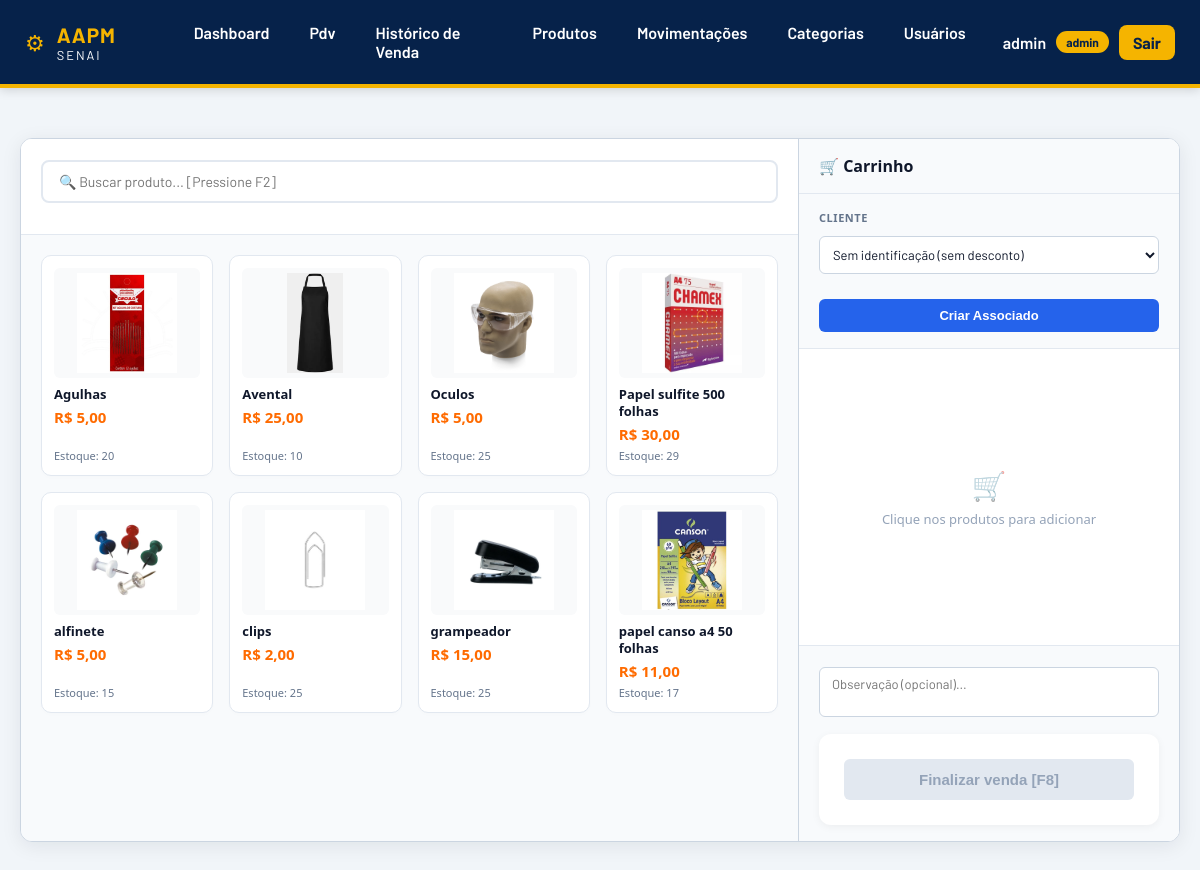
Page /pdv/ (signed in) on the earlier database version.
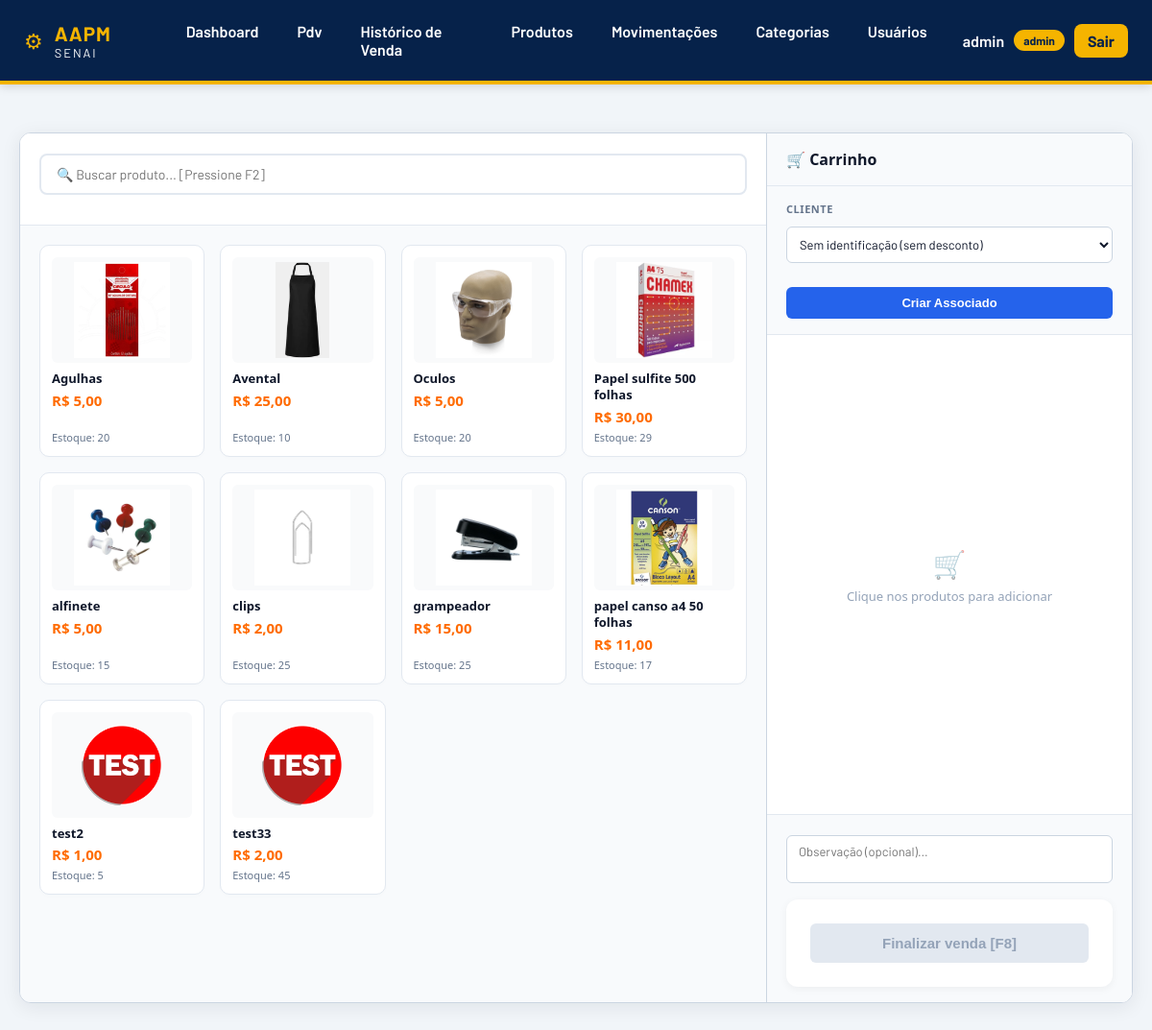
Same page on the later database version.
### app/models/produto.py (models this page shows, shortened)
class Produto(Base):
    __tablename__ = "produtos"
    id = Column(Integer, primary_key=True, autoincrement=True, index=True)
    nome = Column(String(150), nullable=False, index=True)
    preco = Column(Float, nullable=False, default=0.0)
    estoque_atual = Column(Integer, nullable=False, default=0)
    ativo = Column(Boolean, default=True)
    imagem_path = Column(String(255), nullable=True)
    categoria_id = Column(Integer, ForeignKey("categorias.id", ondelete="SET NULL"), nullable=True)
    categoria = relationship("Categoria", back_populates="produtos")
    tamanhos  = relationship("ProdutoTamanho", back_populates="produto", cascade="all, delete-orphan")

### app/controllers/pdv_controller.py (the view)
@router.get("/")
def tela_pdv(
    request: Request,
    db: Session = Depends(get_db),
    usuario = Depends(get_usuario_logado)
):
    produtos  = (
        db.query(Produto)
        .filter(Produto.ativo == True, Produto.estoque_atual > 0)
        .order_by(Produto.nome)
        .all()
    )
    clientes  = (
        db.query(Cliente)
        .filter(Cliente.ativo == True)
        .order_by(Cliente.nome)
        .all()
    )
    return templates.TemplateResponse(
        request,
        "pdv/index.html",
        {
            "request":             request,
            "usuario":             usuario,
            "produtos":            produtos,
            "clientes":            clientes,
            "desconto_associado":  DESCONTO_ASSOCIADO,
        }
    )

### app/templates/pdv/index.html (shortened to what this page needs)
{% extends "base.html" %}
{% block extra_css %}
<link rel="stylesheet" href="/static/css/pdv.css">
{% endblock %}
{% block conteudo %}
<div class="pdv-layout" id="pdv-container" data-desconto="{{ desconto_associado }}">
    <section class="produtos-col">
        <div class="produtos-header">
            <input class="busca-input"
                   type="text"
                   id="busca-produto"
                   placeholder="🔍 Buscar produto... [Pressione F2]"
                   autocomplete="off">
        </div>
        <div class="produtos-grid" id="grade-produtos">
            {% for p in produtos %}
            <div class="produto-card {% if p.estoque_atual|int <= 0 %}sem-estoque{% endif %}"
                 data-id="{{ p.id }}"
                 data-nome="{{ p.nome }}"
                 data-preco="{{ p.preco }}"
                 data-estoque="{{ p.estoque_atual }}"
                 data-nome-lower="{{ p.nome.lower() }}"
                 onclick="adicionarAoCarrinho(this)">
                <img src="{{ url_for('static', path=p.imagem_path if p.imagem_path else 'img/sem-foto.png') }}"
                     onerror="this.src='/static/img/sem-foto.png'; this.onerror=null;">
                <div class="produto-card-nome">{{ p.nome }}</div>
                <div class="produto-card-preco">R$ {{ "%.2f"|format(p.preco)|replace('.', ',') }}</div>
                <div class="produto-card-estoque">Estoque: {{ p.estoque_atual }}</div>
            </div>
            {% endfor %}
        </div>
    </section>
    <aside class="carrinho-col">
        <div class="carrinho-header">🛒 Carrinho</div>
        <div class="cliente-section">
            <label for="select-cliente">Cliente</label>
            <div class="cliente-input-group" style="display: flex; flex-direction: column; gap: 8px;">
                <select class="cliente-select" id="select-cliente" onchange="atualizarCliente(this)">
                    <option value="0" data-associado="false">Sem identificação (sem desconto)</option>
                </select>
                {% if usuario and usuario.role == 'admin' %}
                <button type="button"
                    class="btn-novo-cliente"
                    onclick="window.location.href='/clientes/novo'"
                    title="Cadastrar Novo Associado">
                    Criar Associado
                </button>
                {% endif %}
            </div>
        </div>
        <div class="carrinho-itens" id="lista-carrinho" style="flex: 1; overflow-y: auto;">
            <div class="carrinho-vazio" id="msg-vazio">
                <span class="carrinho-vazio-icon">🛒</span>
                Clique nos produtos para adicionar
            </div>
        </div>
        <div class="carrinho-footer" style="flex-shrink: 0;">
            <textarea class="obs-input" id="obs-input" rows="2" placeholder="Observação (opcional)..."></textarea>
            <form id="form-venda" action="/pdv/finalizar" method="post">
                <button class="btn-finalizar" id="btn-finalizar" type="button" disabled onclick="finalizarVenda()">
                    Finalizar venda [F8]
                </button>
            </form>
        </div>
    </aside>
</div>
{% endblock %}

### app/templates/base.html (shortened to what this page needs)
<!DOCTYPE html>
<html lang="pt-br">
<head>
  <link rel="stylesheet" href="/static/css/base.css">
  <link rel="stylesheet" href="/static/css/auth.css">
  <link rel="stylesheet" href="/static/css/index-inicial.css">
  <link rel="stylesheet" href="/static/css/index-categorias.css">
  <link rel="stylesheet" href="/static/css/pro-index.css">
  {% block extra_css %}{% endblock %}
</head>
<body>
  <header class="header">
    <div class="header-inner">
      <div class="logo-area">
        <div class="logo-icon">⚙</div>
        <div class="logo-text">
          <span class="logo-aapm">AAPM</span>
          <span class="logo-senai">SENAI</span>
        </div>
      </div>
      {% if usuario %}
      <nav class="nav">
        <a href="/"  class="nav-link">Dashboard</a>
        <a href="/pdv/"   class="nav-link">Pdv</a>
        <a href="/pdv/historico"   class="nav-link">Histórico de Venda</a>
        <a href="/produtos"   class="nav-link">Produtos</a>
        {% if usuario.role == 'admin' %}
        <a href="/movimentacoes" class="nav-link">Movimentações</a>
        <a href="/categorias" class="nav-link">Categorias</a>
          <a href="/usuarios" class="nav-link">Usuários</a>
        {% endif %}
      </nav>
      <div class="header-user">
        <span class="header-user__name">{{ usuario.nome }}</span>
        <span class="role-badge role-badge--{{ usuario.role|lower }}">{{ usuario.role }}</span>
        <a href="/auth/logout" class="btn-logout">Sair</a>
      </div>
      {% endif %}
    </div>
  </header>
  <main class="main-content">
    {% block conteudo %}{% endblock %}
  </main>
</body>
</html>

### app/static/css/base.css (style rules this page uses)
* { margin:0; padding:0; box-sizing:border-box; }
body { font-family:'Barlow', sans-serif; background:#e9edf2; color:#1f2937; min-height:100vh; display:flex; flex-direction:column; }
.header { background:#06224a; border-bottom:4px solid #f5b400; box-shadow:0 2px 10px rgba(0,0,0,.15); }
.header-inner { max-width:1200px; margin:auto; padding:15px 25px; display:flex; align-items:center; justify-content:space-between; }
.logo-area { display:flex; align-items:center; gap:12px; }
.logo-icon { color:#f5b400; font-size:22px; }
.logo-text { display:flex; flex-direction:column; }
.logo-aapm { color:#f5b400; font-weight:700; font-size:1.3rem; letter-spacing:1px; justify-content:space-between; width:100px; }
.logo-senai { color:#fff; font-size:.8rem; letter-spacing:2px; }
.nav { display:flex; gap:12px; justify-content:space-between; width:800px; }
.nav-link { text-decoration:none; color:white; font-weight:600; padding:8px 14px; border-radius:8px; transition:.3s; }
.header-user { display:flex; align-items:center; gap:10px; }
.header-user__name { color:white; font-weight:600; }
.role-badge { padding:4px 10px; border-radius:20px; font-size:.75rem; font-weight:700; }
.role-badge--admin { background:#f5b400; color:#06224a; }
.btn-logout { text-decoration:none; background:#f5b400; color:#06224a; padding:8px 14px; border-radius:8px; font-weight:700; transition:.3s; }
.main-content { width:100%; max-width:1200px; margin:30px auto; padding:0 20px; flex:1; }
form { background:white; padding:25px; border-radius:12px; box-shadow:0 2px 8px rgba(0,0,0,.05); }
input, select, textarea { width:100%; padding:12px; border:1px solid #d1d5db; border-radius:8px; margin-top:5px; margin-bottom:15px; font-family:'Barlow', sans-serif; }

### app/templates/pdv/index.html (style rules this page uses)
body { overflow: hidden !important; }
.produto-card img { width: 100%; height: 110px; object-fit: contain; background: #f9fafb; padding: 5px; border-radius: 6px; }

Differences in the rows shown:
changed Produto "Oculos": estoque_atual "25" → "20"
added Produto: imagem_path (picture), nome "test2", preco "1,00", estoque_atual "5"
added Produto: imagem_path (picture), nome "test33", preco "2,00", estoque_atual "45"
